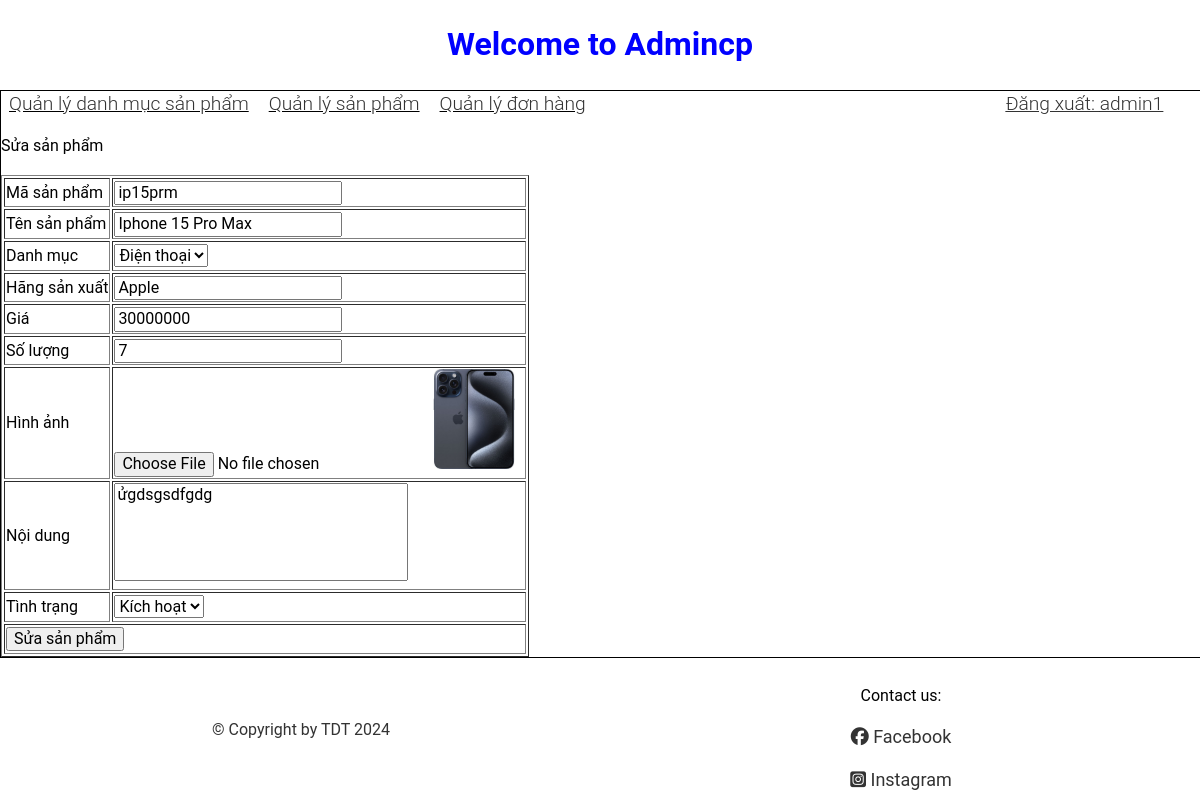
/admincp/index.php?action=quanlysanpham&query=sua&id_sanpham=5 (signed in), run on the app's committed database.
### tables this page shows
CREATE TABLE `tb_sanpham` (
  `id_sanpham` int(11) NOT NULL,
  `masp` varchar(100) NOT NULL,
  `ten_sanpham` varchar(100) NOT NULL,
  `id_danhmuc` int(11) NOT NULL,
  `hangsx` varchar(250) NOT NULL,
  `gia` float NOT NULL,
  `soluong` int(11) NOT NULL,
  `hinhanh` varchar(250) NOT NULL,
  `noidung` tinytext NOT NULL,
  `tinhtrang` int(11) NOT NULL
);

### admincp/modules/quanlysp/sua.php (the view, shortened to what this page needs)
<p>Sửa sản phẩm</p>
<?php
$sql_sua_sanpham = "SELECT * FROM tb_sanpham WHERE id_sanpham = '$_GET[id_sanpham]' LIMIT 1";
$query_sua_sanpham = mysqli_query($mysqli, $sql_sua_sanpham);
?>
<table border="1px">
    <?php
    while($row = mysqli_fetch_array($query_sua_sanpham)){
    ?>
    <form method="POST" action="modules/quanlysp/xuly.php?id_sanpham=<?php echo $_GET['id_sanpham']?>" enctype="multipart/form-data">
        <tr>
            <td>Mã sản phẩm</td>
            <td><input type="text" name="masp" value="<?php echo $row['masp']?>"></td>
        </tr>
        <tr>
            <td>Tên sản phẩm</td>
            <td><input type="text" name="tensp" value="<?php echo $row['ten_sanpham']?>"></td>
        </tr>
        <tr>
            <td>Danh mục</td>
            <td>
                <select name="danhmuc">
                    <?php
                    $sql_danhmuc = "SELECT * FROM tb_danhmuc ORDER BY id_danhmuc";
                    $query_danhmuc = mysqli_query($mysqli, $sql_danhmuc);
                    while($row_danhmuc = mysqli_fetch_array($query_danhmuc)){
                        if($row['id_danhmuc']==$row_danhmuc['id_danhmuc']){
                    ?>
                    <option selected value="<?php echo $row_danhmuc['id_danhmuc'] ?>"><?php echo $row_danhmuc['ten_danhmuc'] ?></option>
                    <?php }
                        else{
                            ?>
                            <option value="<?php echo $row_danhmuc['id_danhmuc'] ?>"><?php echo $row_danhmuc['ten_danhmuc'] ?></option>
                        <?php
                        }
                    } ?>
                </select>
            </td>
        </tr>
        <tr>
            <td>Hãng sản xuất</td>
            <td><input type="text" name="hangsx" value="<?php echo $row['hangsx']?>"></td>
        </tr>
        <tr>
            <td>Giá</td>
            <td><input type="text" name="giasp" value="<?php echo $row['gia']?>"></td>
        </tr>
        <tr>
            <td>Số lượng</td>
            <td><input type="text" name="soluong" value="<?php echo $row['soluong']?>"></td>
        </tr>
        <tr>
            <td>Hình ảnh</td>
            <td><input type="file" name="hinhanh">
                <img src="modules/quanlysp/uploads/<?php echo $row['hinhanh'] ?>" width="100px">
            </td>
        </tr>
        <tr>
            <td>Nội dung</td>
            <td><textarea name="noidung" cols="30" rows="5" style="resize: none" ><?php echo $row['noidung']?></textarea></td>
        </tr>
        <tr>
            <td>Tình trạng</td>
            <td>
                <select name="tinhtrang">
                <?php if($row['tinhtrang']==1){?>
                    <option value="1" selected>Kích hoạt</option>
                <?php } else{?>
                    <option value="1">Kích hoạt</option>
                    <option value="0" selected>Ẩn</option>
                <?php }?>
                </select>
            </td>
        </tr>
        <tr>
            <td colspan="2"><input type="submit" name="suasanpham" value="Sửa sản phẩm"></td>
        </tr>
    </form>
    <?php
    }
    ?>
</table>

### admincp/css/styles_admincp.css (style rules this page uses)
html { font-size: 100%; line-height: 1.6rem; font-family: 'Roboto', sans-serif; box-sizing: border-box; }

### data on the page
tb_sanpham: masp "ip15prm", tensp "Iphone 15 Pro Max", hangsx "Apple", giasp "30000000", soluong "7", hinhanh (picture), noidung "ửgdsgsdfgdg", tinhtrang "Kích hoạt"

### other printed values
$_SESSION['dangnhap'] "admin1"
form field danhmuc "Điện thoại"
